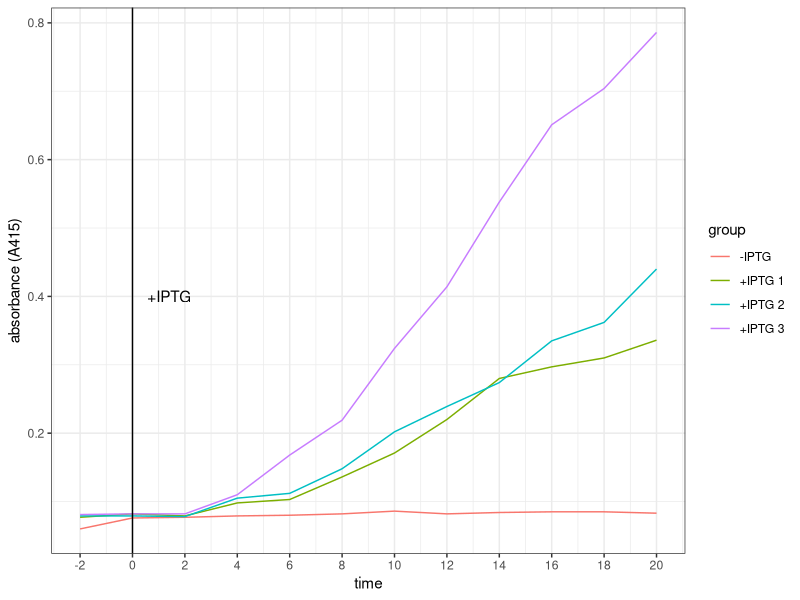
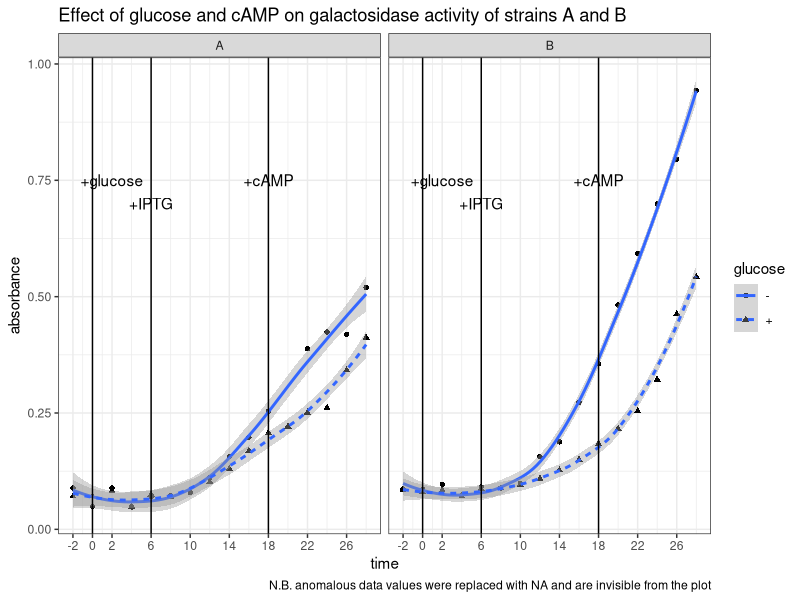
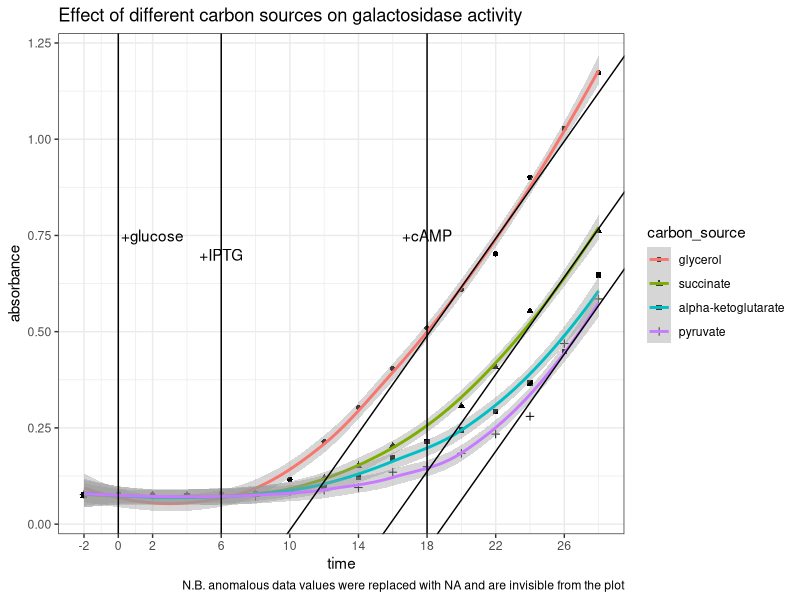

Recreate these plots in R, in order.
## ---- chunk 1
library(tidyverse)
theme_set(
  theme_bw()
)
## ---- chunk 2
control <- c(.060, .076, .077, .079, .080, .082,
             .086, .082, .084, .085, .085, .083)
iptg    <- c(.077, .082, .079, .098, .103, .136,
             .171, .220, .280, .297, .310, .336)
iptg1   <- c(.079, .079, .078, .105, .112, .148,
             .202, .239, .274, .335, .362, .440)
iptg2   <- c(.081, .082, .082, .110, .168, .219,
             .324, .414, .538, .651, .704, .786)
tibble(
  time = rep(seq(-2, 20, 2), 4),
  group = rep(c("-IPTG", "+IPTG 1", "+IPTG 2", "+IPTG 3"), each = 12),
  absorbance = c(control, iptg, iptg1, iptg2)
) %>% ggplot(aes(time, absorbance)) +
  geom_line(aes(color = group)) +
  ylab("absorbance (A415)")+
  geom_vline(xintercept = 0)+
  geom_text(data = tibble(x = 1.4, y = 0.4, label = '+IPTG'),
            aes(x, y, label = label))+
  scale_x_continuous(breaks = seq(-2, 20, 2))
## ---- chunk 3
# strain A -glucose
Ag = c(.089, .049, .089, .048, .070, .072, .079, .111, 
       .156, .198, .254,  NA, .388, .424, .419, .520)
# strain A +glucose
AG = c(.071, .071, .082, .049, .075, .070,   NA, .102,
       .130, .169, .207, .221, .251, .261, .342, .412)
# strain B -glucose
Bg = c(.087, .086, .097, .073, .091, .089, .099, .156,
       .188, .273, .356, .482, .593, .699, .795, .943)
# strain B +glucose
BG = c(.084, .080, .084, .071, .087, .088, .096, .109,
       .127, .150, .184, .216, .254, .322, .463, .543)
label = tibble (
  x = c(2, 6, 18),
  y = c(0.75, 0.7, 0.75),
  label = c("+glucose", "+IPTG", "+cAMP")
)
tibble(
  strain = rep(c("A", "B"), each = 32),
  glucose = rep(c("-", "+", "-", "+"), each = 16),
  time = rep(seq(-2, 28, 2), 4),
  absorbance = c(Ag, AG, Bg, BG)
) %>%
  ggplot(aes(time, absorbance)) +
  geom_point(aes(shape = glucose))+
  geom_smooth(aes(linetype = glucose), method = 'loess', formula = 'y ~ x')+
  # label addition of glucose, IPTG and cAMP
  geom_vline(xintercept = c(0, 6, 18))+
  geom_text(data = label, aes(x, y, label = label))+
  # plot strain A and strain B side by side
  facet_grid(~strain)+
  # tweak axes and add title & notes
  scale_x_continuous(breaks = c(0, seq(-2, 30, 4)))+
  labs(
    title = "Effect of glucose and cAMP on galactosidase activity of strains A and B",
    caption = "N.B. anomalous data values were replaced with NA and are invisible from the plot"
  )
## ---- chunk 4
# glycerol (control)
gly = c(.075, .076, .076, .076, .077, .078, .116, .214,
        .303, .404, .510, .609, .702, .901, 1.028, 1.173)
# pyruvate
pyr = c(.077, .075, .075, .075, .075, .072, .085, .088,
        .095, .135, .149, .184, .234, .280, .469, .585)
# succinate
suc = c(.074, .076, .075, .074, .078, .080, .083, .120, 
        .152, .204, NA, .307, .408, .554, NA, .762)
# alpha-ketoglutarate
akg = c(.077, .076, .073, .074, .076, .078, .088, .097, 
        .122, .172, .215, .244, .293, .367, .448, .647)
tibble(
  carbon_source = as_factor(rep(c("glycerol", "succinate", "alpha-ketoglutarate", "pyruvate"), each = 16)),
  time = rep(seq(-2, 28, 2), 4),
  absorbance = c(gly, suc, akg, pyr)
) %>%
  ggplot(aes(time, absorbance)) +
  geom_point(aes(shape = carbon_source))+
  geom_smooth(aes(color = carbon_source), method = 'loess', formula = 'y ~ x')+
  # rates after adding cAMP (tangent lines)
  geom_abline(slope = 0.06314, intercept = c(-0.647, -1.00, -1.20))+
  # label addition of glucose, IPTG and cAMP
  geom_vline(xintercept = c(0, 6, 18))+
  geom_text(data = label, aes(x, y, label = label))+
  # tweak the axes and add title & notes
  scale_x_continuous(breaks = c(0, seq(-2, 30, 4)))+
  labs(
    title = "Effect of different carbon sources on galactosidase activity",
    caption = "N.B. anomalous data values were replaced with NA and are invisible from the plot"
  )
